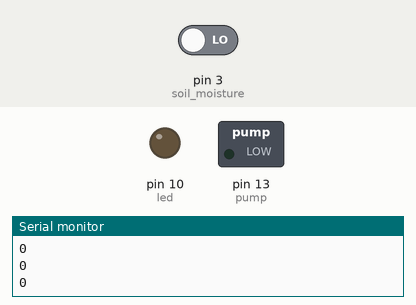
Recording of a sketch running on a simulated Arduino Uno, built with avr-gcc and run on an emulated ATmega328P. Parts: switched loads named in the sketch (green lamp = pin HIGH), output pins drawn as LEDs (lit = HIGH), the last lines printed to the serial monitor. The inputs (shaded band) are chosen by the test bench; at power-on: pin 3 (soil_moisture) LOW.

Above: at 10.8 s.
10.9 s: pin 3 (soil_moisture) driven HIGH
At 16.4 s:
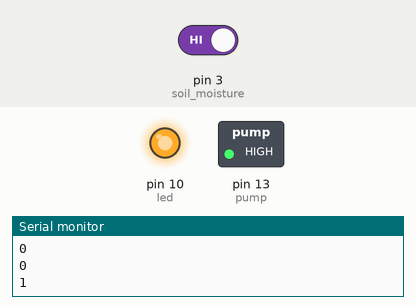
16.9 s: pin 3 (soil_moisture) driven LOW
At 26.4 s:
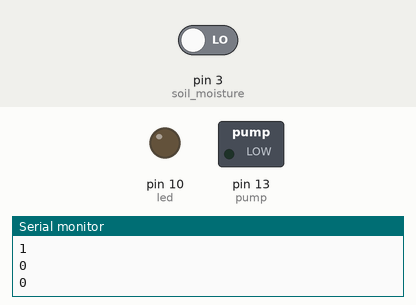
Timing chart, 0 to 27.9 s (numbered marks = the images above; inputs shaded):
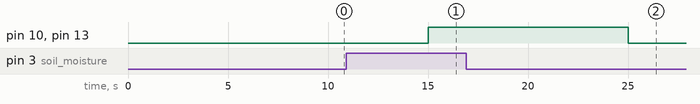

Measured:
- after the input at 10.9 s, pin 10 (led), pin 13 (pump): LOW → HIGH after 4.1 s
- after the input at 16.9 s, pin 10 (led), pin 13 (pump): HIGH → LOW after 8.1 s

The sketch:

aftomato_potisma_AFS.ino
```cpp
#define soil_moisture 3 //εισοδος αισθητήρα υγρασίας
#define pump 13 //έξοδος για άνοιγμα ηλεκτροβάνας
#define led 10 //έξοδος για led

void setup() {
  // put your setup code here, to run once:
  pinMode(pump, OUTPUT); //ορίζουμε το ποδαράκι για έξοδο
  pinMode (led,OUTPUT);//ορίζoυμε το ποδαράκι για έξοδο
  pinMode(soil_moisture, INPUT); //ορίζουμε την είσοδο
  Serial.begin(9600);
}

void loop() {

  int val = digitalRead(soil_moisture); //διαβάζει την είσοδο
  Serial.println(val);
  if(val == 1) //αν είναι 0 ανοίγει
  {
    digitalWrite(pump, HIGH); //δίνει ρεύμα στην ηλεκτροβάνα
    digitalWrite (led, HIGH); //ανάβει το led
    delay(5000);

  }
  else // αλλίως κλείνει
  {
    delay(5000);
    digitalWrite(pump, LOW);
    digitalWrite (led, LOW);
  }
}
```
